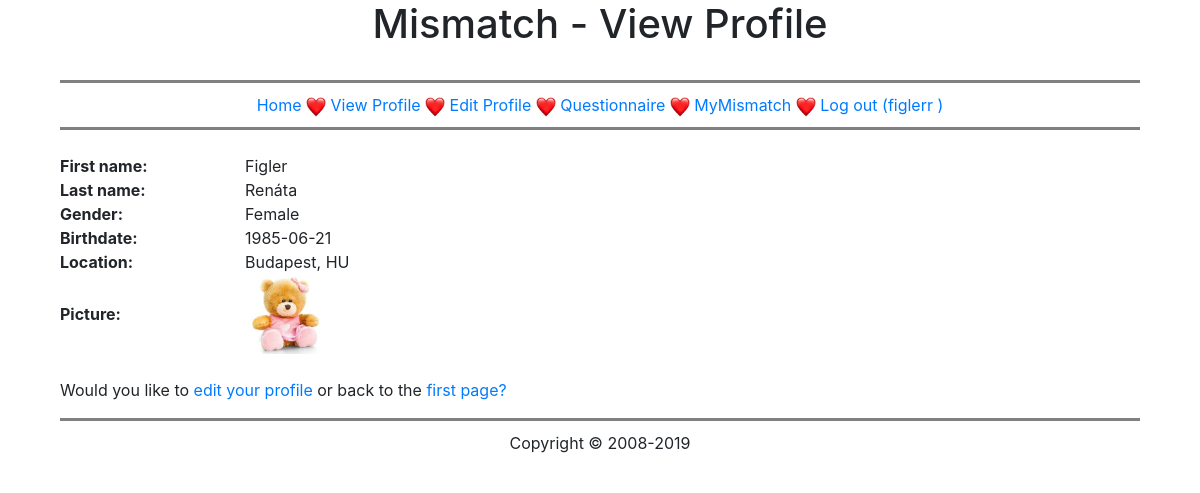
The app's page /view.php (signed in) with its own data.
### tables this page shows
CREATE TABLE `mismatch_user` (
  `user_id` int(11) NOT NULL AUTO_INCREMENT,
  `username` varchar(32) NOT NULL COMMENT 'teszt',
  `pass` varchar(40) NOT NULL,
  `join_date` datetime NOT NULL,
  `first_name` varchar(50) DEFAULT NULL,
  `last_name` varchar(50) DEFAULT NULL,
  `gender` varchar(10) DEFAULT NULL,
  `birthdate` date DEFAULT NULL,
  `city` varchar(50) DEFAULT NULL,
  `state` varchar(2) DEFAULT NULL,
  `picture` varchar(50) DEFAULT NULL,
  PRIMARY KEY (`user_id`)
);

### startsession.php (called while the page is built, shortened)
<?php
if (!isset($_SESSION['id'])) {
    if (isset($_COOKIE['name']) && isset($_COOKIE['id'])) {
        $_SESSION['name'] = $_COOKIE['name'];
        $_SESSION['id'] = $_COOKIE['id'];
        $session = $_SESSION['name'];
        $userid = $_SESSION['id'];
    }
} else {
    $session = $_SESSION['name'];
}

### view.php (the view, shortened to what this page needs)
<?php
require_once 'kapcs.php';
require_once 'startsession.php';
$query2 = "SELECT * FROM mismatch_user WHERE username='$session'";
$result = mysqli_query($kapcs, $query2) or die ($query2);
require_once 'header.php';
$row = mysqli_fetch_array($result);
$first_name = $row['first_name'];
$last_name = $row['last_name'];
$gender = $row['gender'];
$birthdate = $row['birthdate'];
$location = $row['city'] . ", " . $row['state'];
$fajl = $row['picture'];
echo "<div class='row'>";
echo "<div  class=\"col-6 col-sm-2\"><strong>First name: </strong></div>";
echo "<div class=\"col-6 col-sm-2\">$first_name</div>";
echo "<div  class=\"col-6 col-sm-2\"><strong>Last name: </strong></div>";
echo "<div class=\"col-6 col-sm-2\">$last_name</div>";
echo "<div  class=\"col-6 col-sm-2\"><strong>Gender: </strong></div>";
echo "<div class=\"col-6 col-sm-2\">$gender</div>";
echo "<div  class=\"col-6 col-sm-2\"><strong>Birthdate: </strong></div>";
echo "<div class=\"col-6 col-sm-2\">$birthdate</div>";
echo "<div  class=\"col-6 col-sm-2\"><strong>Location: </strong></div>";
echo "<div class=\"col-6 col-sm-2\">$location</div>";
echo "<div  class=\"col-6 col-sm-2  align-self-center mr-3\"><strong>Picture: </strong></div>";
echo '<div class="col-6 col-sm-2 row align-self-center mr-3"><img src="' . target_dir . $fajl . '" alt="score image" height="80px" width="80px" ></div>';
echo "</div>";
echo "<br>";
echo "<p>Would you like to <a href='edit.php'>edit your profile</a> or back to the  <a href='index.php'>first page?</a></p>";
require_once 'footer.php';
?>

### records on screen
mismatch_user: first_name "Figler", last_name "Renáta", gender "Female", birthdate "1985-06-21", location "Budapest, HU", picture (picture)

### other values on screen
$title "View Profile"
$_SESSION['name'] "figlerr"
